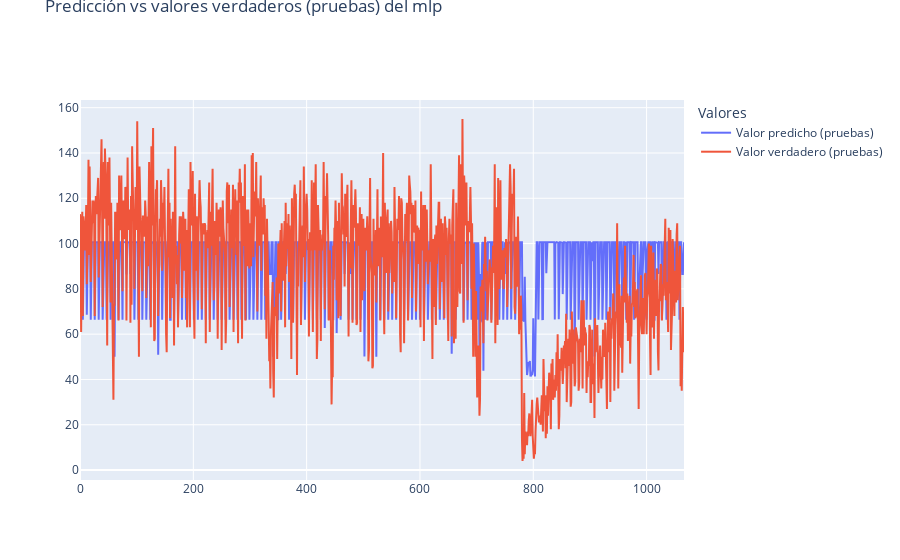
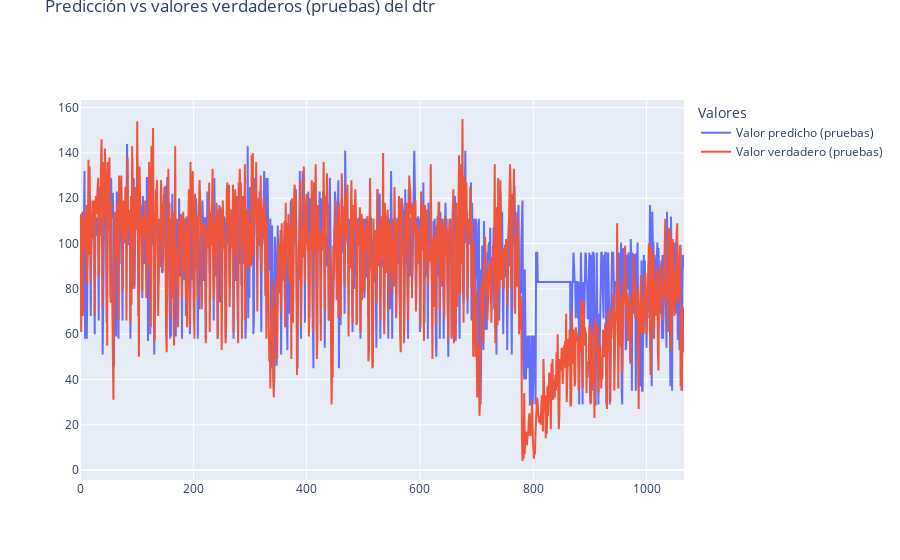
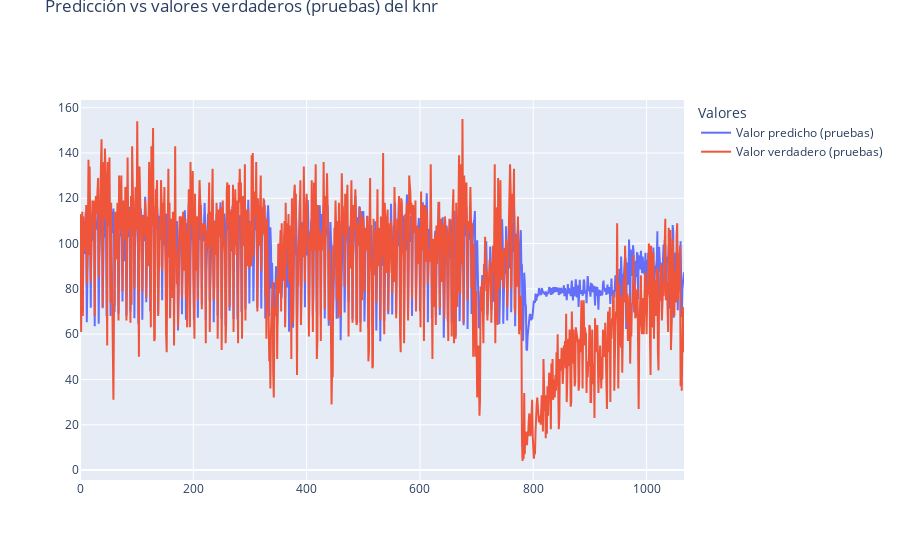

The code cell stored with these charts, in order, in its notebook:
### Markdown cell above
Ahora podemos visualizar las predicciones realizadas por los modelos:

### Code cell
modelo.prediction_plot('mlp', test),
modelo.prediction_plot('dtr', test),
modelo.prediction_plot('knr', test)

### Figure 1 — Plotly figure (JSON) as saved in the notebook; plotly's stock layout.template omitted (floating-point values rounded to 4 significant figures; data arrays with more than 128 entries replaced by an {"elided": "..."} marker saying what was removed)
{"data": [{"mode": "lines", "name": "Valor predicho (pruebas)", "type": "scatter", "y": {"elided": "1067 float values"}}, {"mode": "lines", "name": "Valor verdadero (pruebas)", "type": "scatter", "y": {"elided": "1067 int values"}}], "layout": {"legend": {"title": {"text": "Valores"}}, "title": {"automargin": true, "text": "Predicción vs valores verdaderos (pruebas) del mlp"}}}

### Figure 2 — Plotly figure (JSON) as saved in the notebook; plotly's stock layout.template omitted (floating-point values rounded to 4 significant figures; data arrays with more than 128 entries replaced by an {"elided": "..."} marker saying what was removed)
{"data": [{"mode": "lines", "name": "Valor predicho (pruebas)", "type": "scatter", "y": {"elided": "1067 float values"}}, {"mode": "lines", "name": "Valor verdadero (pruebas)", "type": "scatter", "y": {"elided": "1067 int values"}}], "layout": {"legend": {"title": {"text": "Valores"}}, "title": {"automargin": true, "text": "Predicción vs valores verdaderos (pruebas) del dtr"}}}

### Figure 3 — Plotly figure (JSON) as saved in the notebook; plotly's stock layout.template omitted (floating-point values rounded to 4 significant figures; data arrays with more than 128 entries replaced by an {"elided": "..."} marker saying what was removed)
{"data": [{"mode": "lines", "name": "Valor predicho (pruebas)", "type": "scatter", "y": {"elided": "1067 float values"}}, {"mode": "lines", "name": "Valor verdadero (pruebas)", "type": "scatter", "y": {"elided": "1067 int values"}}], "layout": {"legend": {"title": {"text": "Valores"}}, "title": {"automargin": true, "text": "Predicción vs valores verdaderos (pruebas) del knr"}}}
